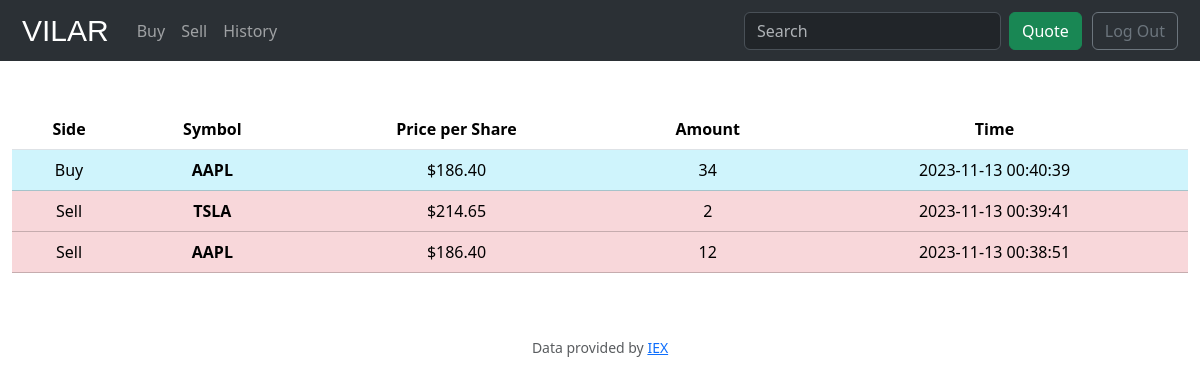
The app's page /history (signed in), older data.
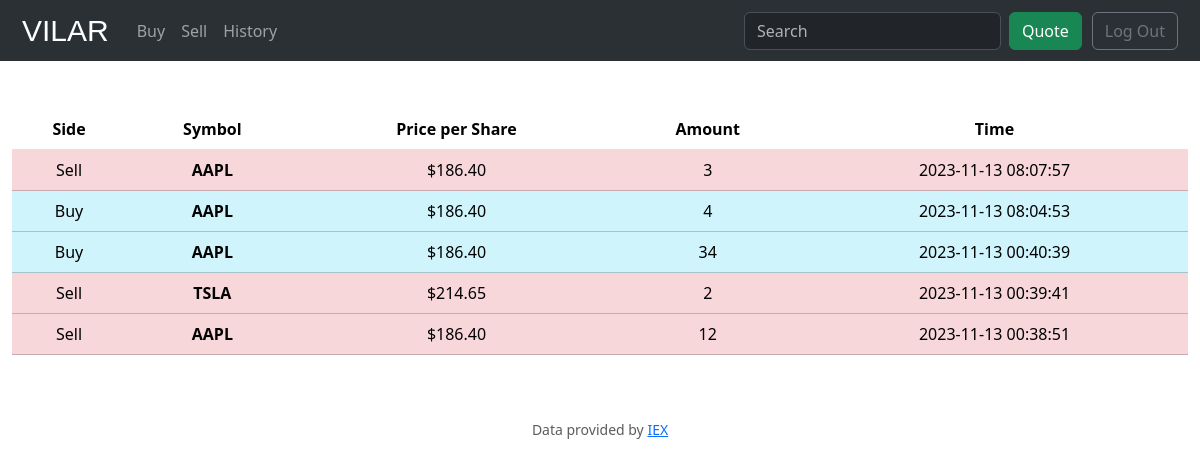
The same page, newer data.
### app.py (models this page shows, shortened)
class History(db.Model):
      _id = db.Column(db.Integer, primary_key=True)
      side = db.Column(db.String)
      symbol = db.Column(db.String(50))
      price = db.Column(db.Float)
      amount = db.Column(db.Integer)
      time = db.Column(db.DateTime)
      user_id = db.Column(db.Integer)

### app.py (the view)
@app.route("/history")
@login_required
def history():
      db.session.commit()
      return render_template("history.html", history = History.query.filter_by(user_id=session["user_id"]).order_by(History.time.desc()))

### helpers.py (called while the page is built)
def thb(value):
    """
    #c.convert(from_country, to_country, amount)
    #currency exchange api:3c866d2732c59e2ea6883b7125c60ef4
    currency_api = "3c866d2732c59e2ea6883b7125c60ef4"
    url = str.__add__('http://data.fixer.io/api/latest?access_key=', currency_api)
    c = Currency_convertor(url)
    value = c.convert("USD","THB", value)
    """
    return f"${value:,.2f}"

def dtformat(time):
    time = str(time).split()
    time[1] = time[1].split(".")[0]
    return " ".join(time)

### templates/history.html (shortened to what this page needs)
{% extends "layout.html" %}
{% block main%}
    <table class="table">
        <thead>
            <tr>
                <th>Side</th>
                <th>Symbol</th>
                <th>Price per Share</th>
                <th>Amount</th>
                <th>Time</th>
            </tr>
        </thead>
        <tbody>
        {% for n in history %}
            {% if n["side"] == "Sell"%}
            <tr class="table-danger">
                <td>{{n["side"]}}</td>
                <td><b>{{n["symbol"]}}</b></td>
                <td>{{n["price"] | thb}}</td>
                <td>{{n["amount"]}}</td>
                <td>{{n["time"] | dt}}</td>
            </tr>
            {% else %}
            <tr class="table-info">
                <td>{{n["side"]}}</td>
                <td><b>{{n["symbol"]}}</b></td>
                <td>{{n["price"] | thb}}</td>
                <td>{{n["amount"]}}</td>
                <td>{{n["time"] | dt}}</td>
            </tr>
            {% endif %}
        {% endfor %}
        </tbody>
    </table>
{% endblock %}

### templates/layout.html (shortened to what this page needs)
<!DOCTYPE html>
<html lang="en">
    <head>
      <link href="/static/styles.css" rel="stylesheet">
      <link href="https://cdn.jsdelivr.net/npm/bootstrap@5.3.2/dist/css/bootstrap.min.css" rel="stylesheet">
    </head>
    <body>
        <nav class="navbar navbar-expand-lg bg-body-tertiary" data-bs-theme="dark">
            <div class="container-fluid">
              <a class="web-name" href="/"><span>VILAR</span></a>
              <div class="collapse navbar-collapse" id="navbarSupportedContent">
                <ul class="navbar-nav me-auto mb-2 mb-lg-0">
                  <li class="nav-item"><a class="nav-link" href="/buy">Buy</a></li>
                  <li class="nav-item"><a class="nav-link" href="/sell">Sell</a></li>
                  <li class="nav-item"><a class="nav-link" href="/history">History</a></li>
                </ul>
                <form action="/" class="d-flex" role="search" method="post">
                  <input class="form-control me-2" type="search" placeholder="Search" aria-label="Search" name="query">
                  <button class="btn btn-success" id="nav-btn" type="submit">Quote</button>
                </form>
                  {% if session["user_id"] %}
                  <form action="/logout">
                    <button class="btn btn-outline-secondary" id="nav-btn" type="button"><a class="nav-link" href="/logout">Log Out</a></button>
                  </form>
                  {% else %}
                    <button class="btn btn-outline-secondary" id="nav-btn" type="button"><a class="nav-link" href="/login">Log In</a></button>
                    <button class="btn btn-outline-secondary" id="nav-btn" type="button"><a class="nav-link" href="/register">Register</a></button>
                  {% endif %}
              </div>
            </div>
          </nav>
          <main class="container-fluid py-5 text-center">
            {% block main %}{% endblock %}
          </main>
          <footer class="mb-5 small text-center text-muted">
              Data provided by <a href="https://iexcloud.io/">IEX</a>
          </footer>
    </body>
</html>

### static/styles.css (style rules this page uses)
.web-name { font-size: 30px; text-decoration: none; color: white; margin-right: 20px; margin-left: 10px; color: rgb(255, 255, 255); font-family:'Lucida Sans', 'Lucida Sans Regular', 'Lucida Grande', 'Lucida Sans Unicode', Geneva, Verdana, sans-serif; }
#nav-btn { margin-right: 10px; white-space: nowrap; }

Row changes from the older to the newer data that the page shows:
added History: side "Sell", symbol "AAPL", price|thb "$186.40", amount "3", time|dt "2023-11-13 08:07:57"
added History: side "Buy", symbol "AAPL", price|thb "$186.40", amount "4", time|dt "2023-11-13 08:04:53"
